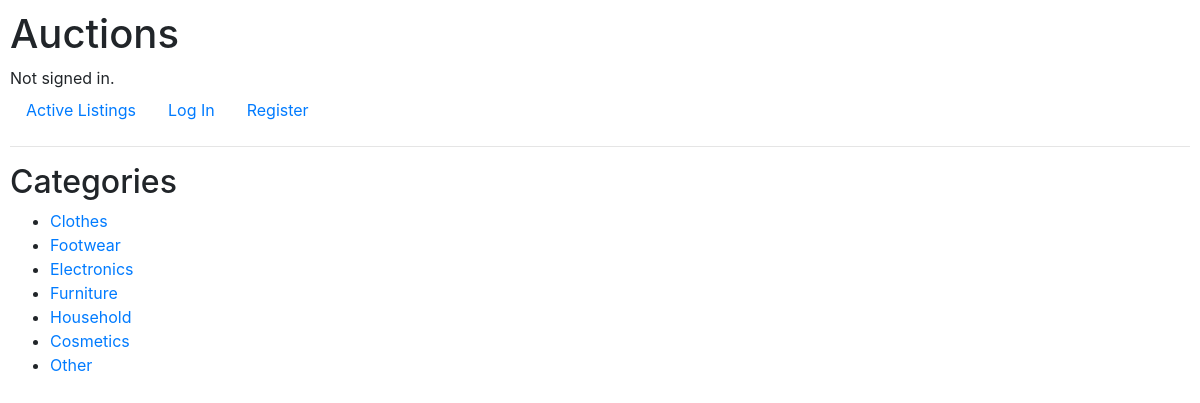
The page /categories on the database its author committed.
### auctions/models.py (models this page shows, shortened)
class Auction_Categories(models.Model):
    category = models.CharField(max_length=64)

### auctions/views.py (the view)
# urls.py: path("categories", views.categories, name="categories"),
def categories(request):
    return render(request, "auctions/categories.html", {
    "allcategories" : Auction_Categories.objects.all()
    })

### auctions/templates/auctions/categories.html (shortened to what this page needs)
{% extends "auctions/layout.html" %}
{% block body %}
    <h2>Categories</h2>
	<form method="post">
	<ul>
		{% for eachcategory in allcategories %}
			<li><a href="{% url 'category' eachcategory.category %}">{{ eachcategory.category }}</a></li>
		{% endfor %}
	</ul>
	</form>
{% endblock %}

### auctions/templates/auctions/layout.html (shortened to what this page needs)
{% load static %}
<!DOCTYPE html>
<html lang="en">
    <head>
        <link rel="stylesheet" href="{% static 'auctions/bootstrap.css' %}">
        <link href="{% static 'auctions/styles.css' %}" rel="stylesheet">
    </head>
    <body>
        <h1>Auctions</h1>
        <div>
            {% if user.is_authenticated %}
                Signed in as <strong>{{ user.username }}</strong>.
            {% else %}
                Not signed in.
            {% endif %}
        </div>
        <ul class="nav">
            <li class="nav-item">
                <a class="nav-link" href="{% url 'index' %}">Active Listings</a>
            </li>
            {% if user.is_authenticated %}
                <li class="nav-item">
                    <a class="nav-link" href="{% url 'categories' %}">Categories</a>
                </li>
				<li class="nav-item">
                    <a class="nav-link" href="{% url 'watchlist' %}">Watchlist</a>
                </li>
				<li class="nav-item">
                    <a class="nav-link" href="{% url 'createlisting' %}">Create Listing</a>
                </li>
				<li class="nav-item">
                    <a class="nav-link" href="{% url 'logout' %}">Log Out</a>
                </li>
            {% else %}
                <li class="nav-item">
                    <a class="nav-link" href="{% url 'login' %}">Log In</a>
                </li>
                <li class="nav-item">
                    <a class="nav-link" href="{% url 'register' %}">Register</a>
                </li>
            {% endif %}
        </ul>
        <hr>
        {% block body %}
        {% endblock %}
    </body>
</html>

### auctions/static/auctions/styles.css (style rules this page uses)
body { padding: 10px; }

### rows shown on the page
Auction_Categories: category "Clothes"
Auction_Categories: category "Footwear"
Auction_Categories: category "Electronics"
Auction_Categories: category "Furniture"
Auction_Categories: category "Household"
Auction_Categories: category "Cosmetics"
Auction_Categories: category "Other"
